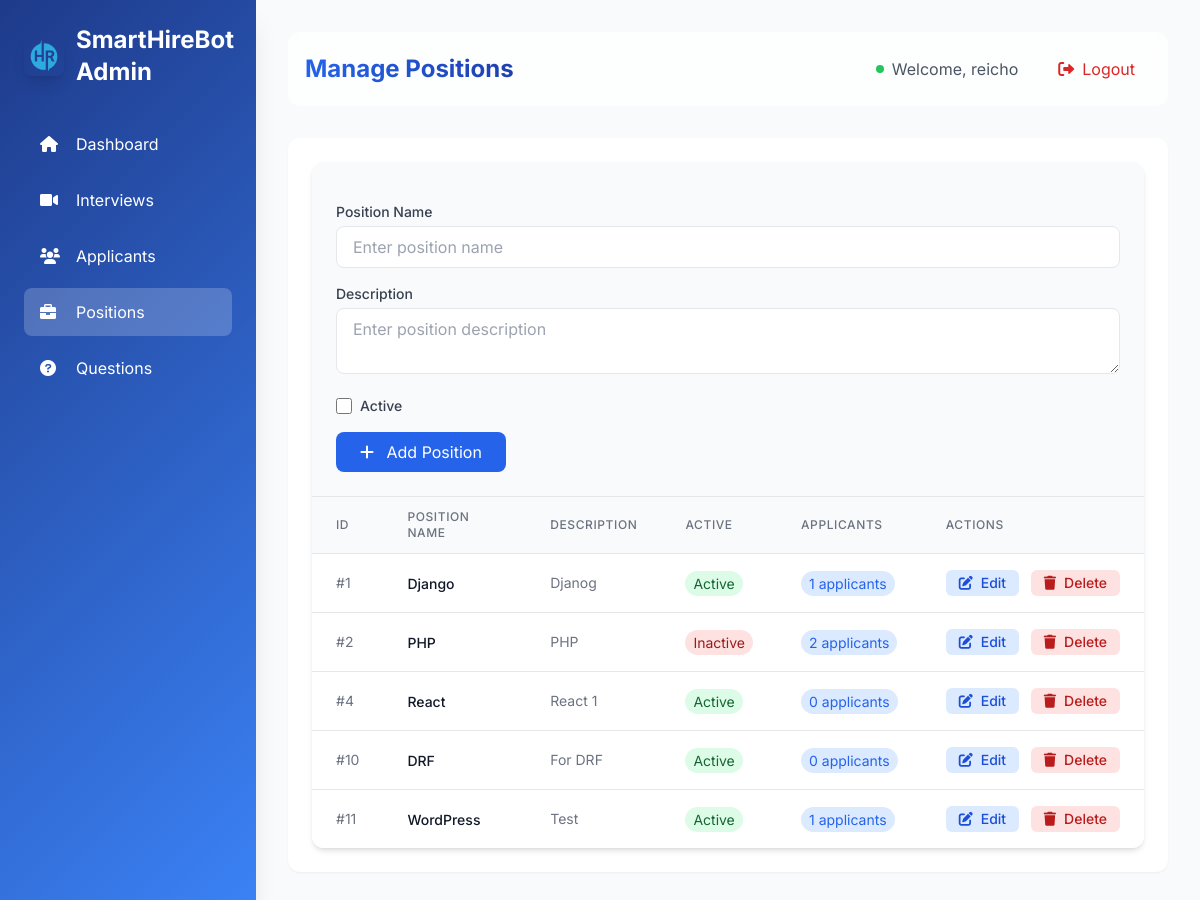
Page /positions/ (signed in) on the earlier database version.
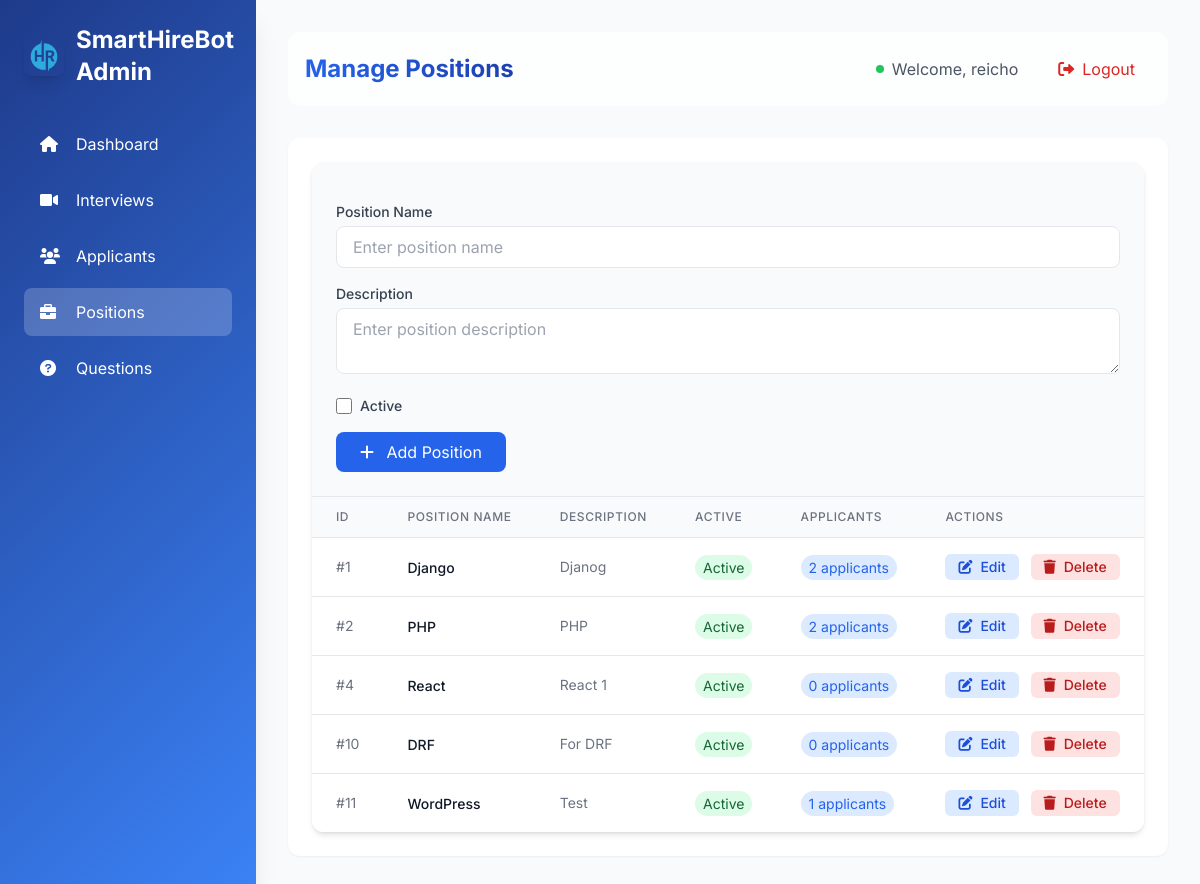
Same page on the later database version.
### interviews/models.py (models this page shows, shortened)
class Position(models.Model):
    name = models.CharField(max_length=255, unique=True)
    description = models.TextField(blank=True, null=True)
    created_at = models.DateTimeField(auto_now_add=True)
    is_active = models.BooleanField(default=True)

### interviews/views.py (the view)
# urls.py: path('positions/', manage_positions, name='manage_positions'),
@login_required
def manage_positions(request):
    positions = Position.objects.annotate(
        recent_applications=Count(
            'applicants',
            filter=Q(applicants__created_at__gte=timezone.now() - timedelta(days=7))
        )
    ).all()
    total_applicants = Applicant.objects.count()
    try:
        active_positions = positions.filter(is_active=True).count()
    except FieldError:
        active_positions = positions.count()
    fill_rate = (active_positions / positions.count() * 100) if positions.count() > 0 else 0
    active_positions = positions.filter(is_active=True).count()
    fill_rate = (active_positions / positions.count() * 100) if positions.count() > 0 else 0
    trending_position = positions.order_by('-recent_applications').first()
    positions_trend = Position.objects.annotate(
        date=TruncDate('created_at')
    ).values('date').annotate(
        count=Count('id')
    ).order_by('-date')[:7]
    applicants_trend = Applicant.objects.annotate(
        date=TruncDate('created_at')
    ).values('date').annotate(
        count=Count('id')
    ).order_by('-date')[:7]
    context = {
        'positions': positions,
        'total_applicants': total_applicants,
        'active_positions': active_positions,
        'fill_rate': round(fill_rate, 1),
        'trending_position': trending_position.name if trending_position else 'None',
        'trending_applications': trending_position.recent_applications if trending_position else 0,
        'positions_trend_labels': [p['date'].strftime('%b %d') for p in positions_trend],
        'positions_trend_data': [p['count'] for p in positions_trend],
        'applicants_trend_labels': [a['date'].strftime('%b %d') for a in applicants_trend],
        'applicants_trend_data': [a['count'] for a in applicants_trend],
    }
    return render(request, 'admin/manage_positions.html', context)

### interviews/templates/admin/manage_positions.html (shortened to what the changed rows need)
{% extends "admin/base_admin.html" %}
{% block admin_content %}
<div class="bg-white rounded-xl shadow-md overflow-hidden">
    <div class="overflow-x-auto">
        <table class="min-w-full divide-y divide-gray-200">
            <thead class="bg-gray-50">
                <tr>
                    <th class="px-6 py-3 text-left text-xs font-medium text-gray-500 uppercase tracking-wider">ID</th>
                    <th class="px-6 py-3 text-left text-xs font-medium text-gray-500 uppercase tracking-wider">Position Name</th>
                    <th class="px-6 py-3 text-left text-xs font-medium text-gray-500 uppercase tracking-wider">Description</th>
                    <th class="px-6 py-3 text-left text-xs font-medium text-gray-500 uppercase tracking-wider">Active</th>
                    <th class="px-6 py-3 text-left text-xs font-medium text-gray-500 uppercase tracking-wider">Applicants</th>
                    <th class="px-6 py-3 text-left text-xs font-medium text-gray-500 uppercase tracking-wider">Actions</th>
                </tr>
            </thead>
            <tbody class="bg-white divide-y divide-gray-200">
                {% for position in positions %}
                <tr class="hover:bg-gray-50 transition">
                    <td class="px-6 py-4 whitespace-nowrap text-sm text-gray-500">#{{ position.id }}</td>
                    <td class="px-6 py-4 whitespace-nowrap">
                        <span class="text-sm font-medium text-gray-900">{{ position.name }}</span>
                    </td>
                    <td class="px-6 py-4">
                        <div class="text-sm text-gray-500 max-w-xs truncate" title="{{ position.description }}">
                            {{ position.description|default:"No description" }}
                        </div>
                    </td>
                    <td class="px-6 py-4 whitespace-nowrap">
                        <span class="px-2 py-1 text-sm rounded-full {% if position.is_active %}bg-green-100 text-green-800{% else %}bg-red-100 text-red-800{% endif %}">
                            {{ position.is_active|yesno:"Active,Inactive" }}
                        </span>
                    </td>
                    <td class="px-6 py-4 whitespace-nowrap">
                        <span class="px-2 py-1 text-sm text-blue-600 bg-blue-100 rounded-full">
                            {{ position.applicants.count }} applicants
                        </span>
                    </td>
                    <td class="px-6 py-4 whitespace-nowrap text-sm font-medium space-x-2">
                        <button onclick="editPosition({{ position.id }})"
                                class="inline-flex items-center px-3 py-1 border border-transparent text-sm leading-4 font-medium rounded-md text-blue-700 bg-blue-100 hover:bg-blue-200 focus:outline-none focus:ring-2 focus:ring-offset-2 focus:ring-blue-500">
                            <i class="fas fa-edit mr-2"></i> Edit
                        </button>
                        <button onclick="deletePosition({{ position.id }})"
                                class="inline-flex items-center px-3 py-1 border border-transparent text-sm leading-4 font-medium rounded-md text-red-700 bg-red-100 hover:bg-red-200 focus:outline-none focus:ring-2 focus:ring-offset-2 focus:ring-red-500">
                            <i class="fas fa-trash mr-2"></i> Delete
                        </button>
                    </td>
                </tr>
                {% empty %}
                <tr>
                    <td colspan="6" class="px-6 py-4 text-center text-gray-500">
                        No positions available. Add your first position above.
                    </td>
                </tr>
                {% endfor %}
            </tbody>
        </table>
    </div>
</div>
{% endblock %}

Differences in the rows shown:
computed for Position "Django": applicants.count "1" → "2"
changed Position "PHP": is_active "Inactive" → "Active"
